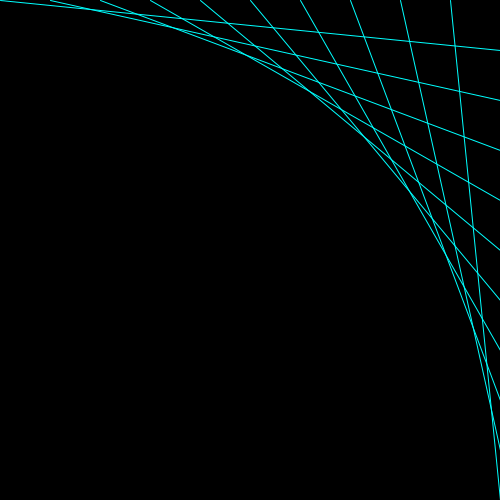
Frame 1 (no input)
Frame 60 (the mouse pressed at the canvas centre just before this capture): identical to frame 1, image omitted
Frame 120 (the mouse held since frame 60 and released just before this capture): identical to frame 1, image omitted

The Processing sketch that drew this single still picture (run headless with seeded random() and noise(); from frame 60 on, the mouse is pressed at the canvas centre):

// Processing sketch: processing_38322
// ── processing_38322.pde

void setup(){
  size(500,500);
  background(0,0,0);
  smooth();
}
void draw(){
 background(0,0,0);
 stroke(0,255,255);
 int y=0;
 for (int x = 0 ; x < width; x += width/10)
 {
   y+= width/10;
   line(x,0,width,y); 
 } 
}               
